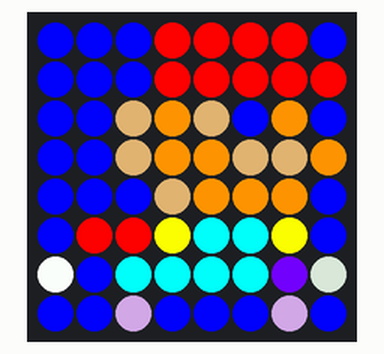
This program was run on a simulated Raspberry Pi (BCM pin numbers) with a Sense HAT. On the bench: the Sense HAT's 8×8 RGB LED matrix. At 0.0 s the program stops and its outputs stay as they are.

Above: at 0.1 s.

The program:

mario.py
```python
#!/usr/bin/python
import json
from sense_emu import SenseHat

sense = SenseHat()

filename = "mario.json";


if filename:
	with open(filename, 'r') as f:
		ledDisplayArray = json.load(f)


#DEBUG: print results
for led in ledDisplayArray:
	sense.set_pixel(led[0], led[1], led[2], led[3], led[4])
	#print("(x:"+str(led[0])+ "y:"+str(led[1])+r:"+str(led[2])+"g:"+str(led[3])+"b:"+str(led[4]))
```
